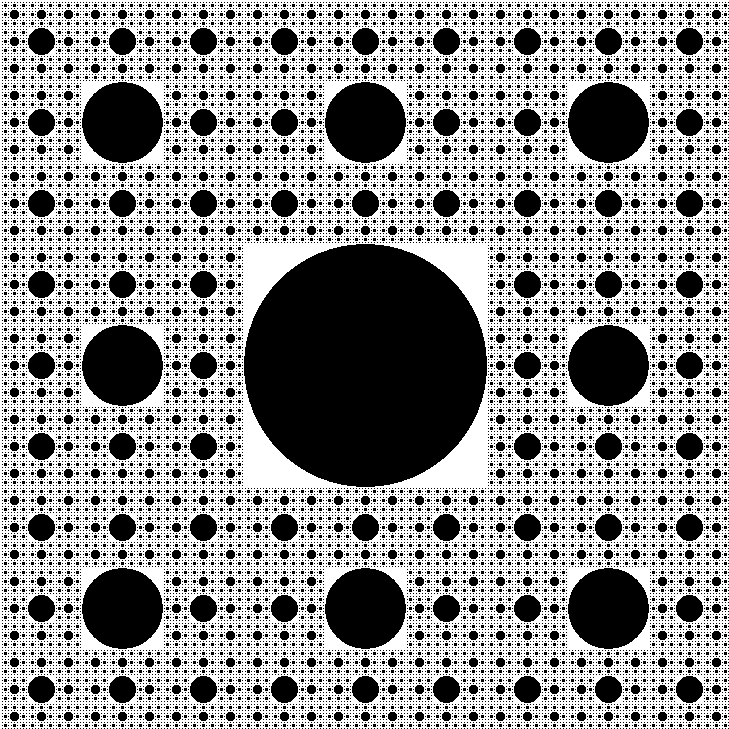
Frame 1 (no input)
Frame 2 (the mouse pressed at the canvas centre, redrawn once): identical to frame 1, image omitted

The Processing sketch that drew this single still picture (run headless with seeded random() and noise(); the mouse was pressed at the canvas centre and the sketch redrawn once):

// Processing sketch: carpet
// ── carpet.pde
// Carpeta de Sierpinski.
// Código de :https://www.openprocessing.org/sketch/141019/
//This sketch display the fractal known as the "Sierpinski carpet" with 6 iterations

float s=729;  //length of the first iteration square's side (it should be a power of 3 to get pixel accuracy)
int cpt=0;  //used to display in the console the number of calls to the recursive function that draws the fractal

void setup()
{
  size(729, 729);
  background(255);
  noStroke();
  noLoop();
  noSmooth();
  rectMode(CENTER);
  ellipseMode(CENTER);
}

void draw()
{
  translate(365, 365);  //move the origin of next drawing to the center of the window
  fill(0);
  square(s);  //call to the recursive function
}

void square(float side)
{
  side=side/3;  //at each iteration the squares are 3 times smaller

  if (side>=1)  //the function is called until the squares size is equal to 1 pixel, because it would be pointless to draw things that are smaller to 1 pixel!
  {
    cpt++;  //increment the "call counter"

    pushMatrix();  //draws the top left square
    ellipse(0, 0, side, side);
    translate(-side, -side);
    square(side);
    popMatrix();

    pushMatrix();  //draws the top middle square
    ellipse(0, 0, side, side);
    translate(0, -side);
    square(side);
    popMatrix();

    pushMatrix();  //draws the top right square
    ellipse(0, 0, side, side);
    translate(side, -side);
    square(side);
    popMatrix();

    pushMatrix();  //draws the middle right square
    ellipse(0, 0, side, side);
    translate(side, 0);
    square(side);
    popMatrix();

    pushMatrix();  //draws the bottom right square
    ellipse(0, 0, side, side);
    translate(side, side);
    square(side);
    popMatrix();

    pushMatrix();  //draws the bottom middle square
    ellipse(0, 0, side, side);
    translate(0, side);
    square(side);
    popMatrix();

    pushMatrix();  //draws the bottom left square
    ellipse(0, 0, side, side);
    translate(-side, side);
    square(side);
    popMatrix();

    pushMatrix();  //draws the middle left square
    ellipse(0, 0, side, side);
    translate(-side, 0);
    square(side);
    popMatrix();
  }
}
